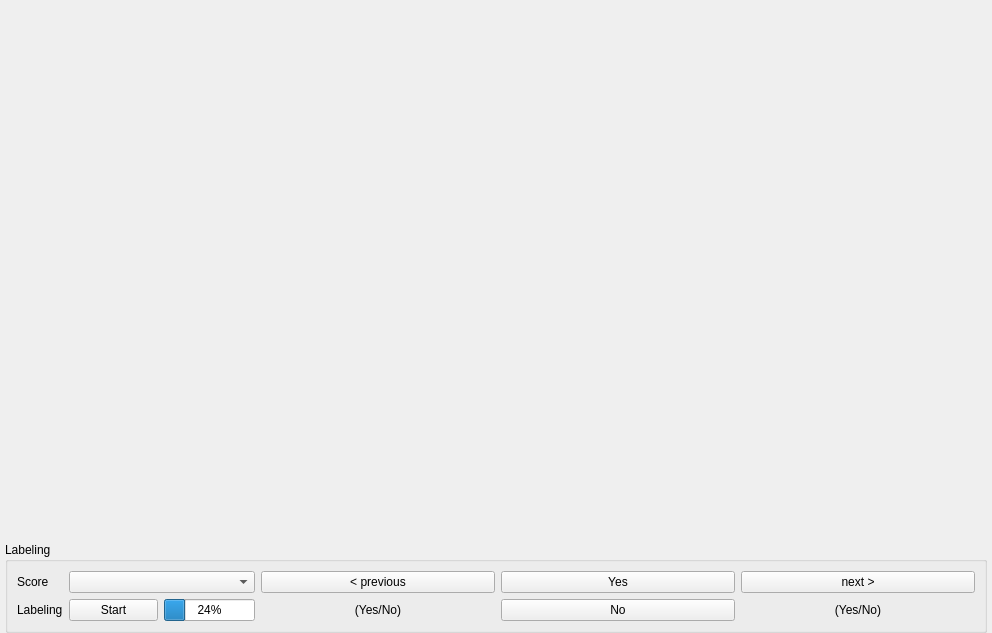
<?xml version="1.0" encoding="UTF-8"?>
<ui version="4.0">
 <class>binary</class>
 <widget class="QWidget" name="binary">
  <property name="geometry">
   <rect>
    <x>0</x>
    <y>0</y>
    <width>992</width>
    <height>633</height>
   </rect>
  </property>
  <property name="windowTitle">
   <string>Form</string>
  </property>
  <layout class="QVBoxLayout" name="verticalLayout_2" stretch="0,0">
   <property name="leftMargin">
    <number>5</number>
   </property>
   <property name="rightMargin">
    <number>5</number>
   </property>
   <property name="bottomMargin">
    <number>0</number>
   </property>
   <item>
    <widget class="WidgetVisualize" name="widget_vis" native="true">
     <property name="sizePolicy">
      <sizepolicy hsizetype="Preferred" vsizetype="Expanding">
       <horstretch>0</horstretch>
       <verstretch>0</verstretch>
      </sizepolicy>
     </property>
    </widget>
   </item>
   <item>
    <widget class="QGroupBox" name="groupBox">
     <property name="title">
      <string>Labeling</string>
     </property>
     <layout class="QHBoxLayout" name="horizontalLayout" stretch="1,3">
      <item>
       <layout class="QFormLayout" name="formLayout">
        <item row="0" column="0">
         <widget class="QLabel" name="label_3">
          <property name="text">
           <string>Score</string>
          </property>
         </widget>
        </item>
        <item row="0" column="1">
         <widget class="QComboBox" name="comboBox_score"/>
        </item>
        <item row="1" column="0">
         <widget class="QLabel" name="label_4">
          <property name="text">
           <string>Labeling</string>
          </property>
         </widget>
        </item>
        <item row="1" column="1">
         <layout class="QHBoxLayout" name="horizontalLayout_3">
          <item>
           <widget class="QPushButton" name="pushButton_start">
            <property name="sizePolicy">
             <sizepolicy hsizetype="Expanding" vsizetype="Fixed">
              <horstretch>0</horstretch>
              <verstretch>0</verstretch>
             </sizepolicy>
            </property>
            <property name="text">
             <string>Start</string>
            </property>
           </widget>
          </item>
          <item>
           <widget class="QProgressBar" name="progressBar">
            <property name="sizePolicy">
             <sizepolicy hsizetype="Preferred" vsizetype="Fixed">
              <horstretch>0</horstretch>
              <verstretch>0</verstretch>
             </sizepolicy>
            </property>
            <property name="value">
             <number>24</number>
            </property>
           </widget>
          </item>
         </layout>
        </item>
       </layout>
      </item>
      <item>
       <widget class="QWidget" name="widget_label_keys" native="true">
        <layout class="QHBoxLayout" name="horizontalLayout_2">
         <property name="leftMargin">
          <number>0</number>
         </property>
         <property name="topMargin">
          <number>0</number>
         </property>
         <property name="rightMargin">
          <number>0</number>
         </property>
         <property name="bottomMargin">
          <number>0</number>
         </property>
         <item>
          <layout class="QVBoxLayout" name="verticalLayout_3">
           <item>
            <widget class="QPushButton" name="pushButton_prev">
             <property name="sizePolicy">
              <sizepolicy hsizetype="Expanding" vsizetype="Fixed">
               <horstretch>0</horstretch>
               <verstretch>0</verstretch>
              </sizepolicy>
             </property>
             <property name="text">
              <string>&lt; previous</string>
             </property>
            </widget>
           </item>
           <item>
            <widget class="QLabel" name="label_score_prev">
             <property name="text">
              <string>(Yes/No)</string>
             </property>
             <property name="alignment">
              <set>Qt::AlignCenter</set>
             </property>
            </widget>
           </item>
          </layout>
         </item>
         <item>
          <layout class="QVBoxLayout" name="verticalLayout">
           <item>
            <widget class="QPushButton" name="pushButton_yes">
             <property name="sizePolicy">
              <sizepolicy hsizetype="Expanding" vsizetype="Fixed">
               <horstretch>0</horstretch>
               <verstretch>0</verstretch>
              </sizepolicy>
             </property>
             <property name="text">
              <string>Yes</string>
             </property>
            </widget>
           </item>
           <item>
            <widget class="QPushButton" name="pushButton_no">
             <property name="text">
              <string>No</string>
             </property>
            </widget>
           </item>
          </layout>
         </item>
         <item>
          <layout class="QVBoxLayout" name="verticalLayout_4">
           <item>
            <widget class="QPushButton" name="pushButton_next">
             <property name="sizePolicy">
              <sizepolicy hsizetype="Expanding" vsizetype="Fixed">
               <horstretch>0</horstretch>
               <verstretch>0</verstretch>
              </sizepolicy>
             </property>
             <property name="text">
              <string>next &gt;</string>
             </property>
            </widget>
           </item>
           <item>
            <widget class="QLabel" name="label_score_next">
             <property name="text">
              <string>(Yes/No)</string>
             </property>
             <property name="alignment">
              <set>Qt::AlignCenter</set>
             </property>
            </widget>
           </item>
          </layout>
         </item>
        </layout>
       </widget>
      </item>
     </layout>
    </widget>
   </item>
  </layout>
 </widget>
 <customwidgets>
  <customwidget>
   <class>WidgetVisualize</class>
   <extends>QWidget</extends>
   <header>dctag.gui.widget_vis</header>
   <container>1</container>
  </customwidget>
 </customwidgets>
 <resources/>
 <connections/>
</ui>
